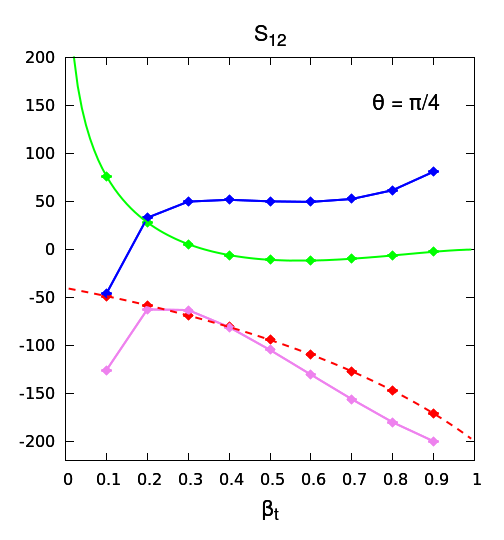

The gnuplot source for this figure:
#
 
set terminal pngcairo enhanced dashed size 7in, 7.5in 
set output 'soft-function-gg-im-beta.png'

set multiplot

set ylabel ""
set xlabel "{/Symbol b}_t" font "Helvetica, 16"
#set format y "10^{%T}"

set style line 1 lt 1 lw 2 pt 13 ps 1.2 lc rgb "red" 
set style line 2 lt 1 lw 2 pt 13 ps 1.2 lc rgb "green" 
set style line 3 lt 1 lw 2 pt 13 ps 1.2 lc rgb "blue" 
set style line 4 lt 1 lw 2 pt 13 ps 1.2 lc rgb "violet" 
set style line 5 lt 2 lw 2 pt 13 ps 1.2 lc rgb "red" 

set xrange [0:1]
set xtics 0.1
set size 1.0, 1.0

#-----------------------------------------------------------------------------
#-----------------------------------------------------------------------------
#-- Plots
#-----------------------------------------------------------------------------
#-----------------------------------------------------------------------------
#-----------------------------------------------------------------------------
set origin 0.0,0.0
set key top left
set yrange [-220:200]
set title 'S_{12}' font "Helvetica, 16"
set label 2 "{/Symbol q} = {/Symbol p}/4" at graph 0.75, 0.90 left  font "Helvetica, 16"
plot   \
  '<paste ../table1cut-im-gg.dat'   u 1:2:5 w err ls 1 t '',\
  '<paste ../table1cut-im-gg.dat'   u 1:3:6 w err ls 2 t '',\
  '<paste ../table1cut-im-gg.dat'   u 1:4:7 w err ls 4 t '',\
  ''   u 1:4 w l ls 4 t '',\
  '<paste ../table1cut-im-gg.dat ../common/tablerge2ep0gg.dat'  \
       u 1:($4+$16):7 w err ls 3 t '',\
  ''   u 1:($4+$16) w l ls 3 t ''

replot \
  '../common/tablergegg.dat' u 1:(-$16) w l ls 5 t '',\
  '../common/tablergegg.dat' u 1:(-$17) w l ls 2 t '',\

set size 1.0, 0.3
unset title
unset label 2
